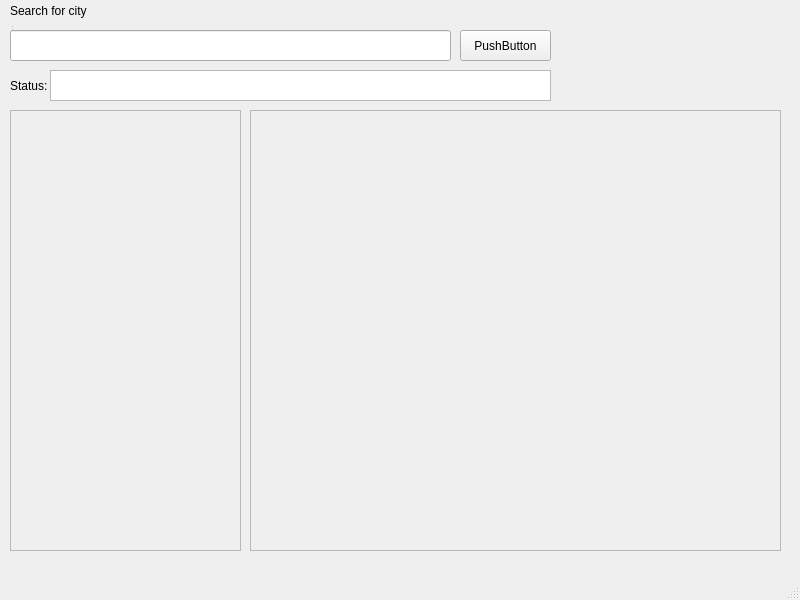
<?xml version="1.0" encoding="UTF-8"?>
<ui version="4.0">
 <class>MainWindow</class>
 <widget class="QMainWindow" name="MainWindow">
  <property name="geometry">
   <rect>
    <x>0</x>
    <y>0</y>
    <width>800</width>
    <height>600</height>
   </rect>
  </property>
  <property name="windowTitle">
   <string>MainWindow</string>
  </property>
  <widget class="QWidget" name="centralwidget">
   <widget class="QStatusBar" name="statusbar_2">
    <property name="geometry">
     <rect>
      <x>10</x>
      <y>10</y>
      <width>3</width>
      <height>22</height>
     </rect>
    </property>
   </widget>
   <widget class="QLabel" name="cityInputLabel">
    <property name="geometry">
     <rect>
      <x>10</x>
      <y>0</y>
      <width>231</width>
      <height>21</height>
     </rect>
    </property>
    <property name="text">
     <string>Search for city</string>
    </property>
   </widget>
   <widget class="QLineEdit" name="cityInput">
    <property name="geometry">
     <rect>
      <x>10</x>
      <y>30</y>
      <width>441</width>
      <height>31</height>
     </rect>
    </property>
   </widget>
   <widget class="QPushButton" name="citySearch">
    <property name="geometry">
     <rect>
      <x>460</x>
      <y>30</y>
      <width>91</width>
      <height>31</height>
     </rect>
    </property>
    <property name="text">
     <string>PushButton</string>
    </property>
   </widget>
   <widget class="QTextBrowser" name="resultBrowser">
    <property name="geometry">
     <rect>
      <x>50</x>
      <y>70</y>
      <width>501</width>
      <height>31</height>
     </rect>
    </property>
   </widget>
   <widget class="QLabel" name="label">
    <property name="geometry">
     <rect>
      <x>10</x>
      <y>70</y>
      <width>41</width>
      <height>31</height>
     </rect>
    </property>
    <property name="text">
     <string>Status:</string>
    </property>
   </widget>
   <widget class="QScrollArea" name="sensorScrollArea">
    <property name="geometry">
     <rect>
      <x>10</x>
      <y>110</y>
      <width>231</width>
      <height>441</height>
     </rect>
    </property>
    <property name="widgetResizable">
     <bool>true</bool>
    </property>
    <widget class="QWidget" name="scrollAreaWidgetContents">
     <property name="geometry">
      <rect>
       <x>0</x>
       <y>0</y>
       <width>229</width>
       <height>439</height>
      </rect>
     </property>
    </widget>
   </widget>
   <widget class="QScrollArea" name="resultScrollArea">
    <property name="geometry">
     <rect>
      <x>250</x>
      <y>110</y>
      <width>531</width>
      <height>441</height>
     </rect>
    </property>
    <property name="widgetResizable">
     <bool>true</bool>
    </property>
    <widget class="QWidget" name="scrollAreaWidgetContents_2">
     <property name="geometry">
      <rect>
       <x>0</x>
       <y>0</y>
       <width>529</width>
       <height>439</height>
      </rect>
     </property>
    </widget>
   </widget>
  </widget>
  <widget class="QMenuBar" name="menubar">
   <property name="geometry">
    <rect>
     <x>0</x>
     <y>0</y>
     <width>800</width>
     <height>21</height>
    </rect>
   </property>
  </widget>
  <widget class="QStatusBar" name="statusbar"/>
 </widget>
 <resources/>
 <connections/>
</ui>
